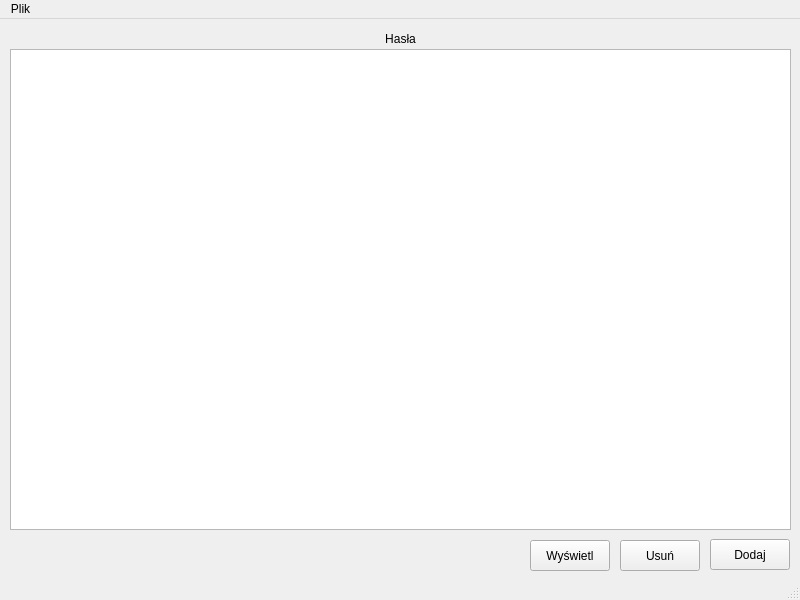
<?xml version="1.0" encoding="UTF-8"?>
<ui version="4.0">
 <class>UnlockedWindow</class>
 <widget class="QMainWindow" name="UnlockedWindow">
  <property name="geometry">
   <rect>
    <x>0</x>
    <y>0</y>
    <width>800</width>
    <height>600</height>
   </rect>
  </property>
  <property name="windowTitle">
   <string>Menedżer haseł</string>
  </property>
  <widget class="QWidget" name="centralwidget">
   <widget class="QLabel" name="label">
    <property name="geometry">
     <rect>
      <x>10</x>
      <y>10</y>
      <width>781</width>
      <height>20</height>
     </rect>
    </property>
    <property name="text">
     <string>Hasła</string>
    </property>
    <property name="alignment">
     <set>Qt::AlignCenter</set>
    </property>
   </widget>
   <widget class="QTableWidget" name="tableWidget">
    <property name="geometry">
     <rect>
      <x>10</x>
      <y>30</y>
      <width>781</width>
      <height>481</height>
     </rect>
    </property>
   </widget>
   <widget class="QPushButton" name="add_button">
    <property name="geometry">
     <rect>
      <x>710</x>
      <y>520</y>
      <width>80</width>
      <height>31</height>
     </rect>
    </property>
    <property name="text">
     <string>Dodaj</string>
    </property>
   </widget>
   <widget class="QPushButton" name="remove_button">
    <property name="geometry">
     <rect>
      <x>620</x>
      <y>521</y>
      <width>80</width>
      <height>31</height>
     </rect>
    </property>
    <property name="text">
     <string>Usuń</string>
    </property>
   </widget>
   <widget class="QPushButton" name="show_button">
    <property name="geometry">
     <rect>
      <x>530</x>
      <y>521</y>
      <width>80</width>
      <height>31</height>
     </rect>
    </property>
    <property name="text">
     <string>Wyświetl</string>
    </property>
   </widget>
  </widget>
  <widget class="QMenuBar" name="menubar">
   <property name="geometry">
    <rect>
     <x>0</x>
     <y>0</y>
     <width>800</width>
     <height>19</height>
    </rect>
   </property>
   <widget class="QMenu" name="menuPlik">
    <property name="title">
     <string>Plik</string>
    </property>
    <addaction name="actionNew"/>
    <addaction name="actionOpen"/>
    <addaction name="actionSaveAs"/>
    <addaction name="actionChangeMasterPassword"/>
    <addaction name="actionLock"/>
    <addaction name="actionClose"/>
   </widget>
   <addaction name="menuPlik"/>
  </widget>
  <widget class="QStatusBar" name="statusbar"/>
  <action name="actionNew">
   <property name="text">
    <string>Nowy</string>
   </property>
  </action>
  <action name="actionOpen">
   <property name="text">
    <string>Otwórz</string>
   </property>
  </action>
  <action name="actionSaveAs">
   <property name="text">
    <string>Zapisz jako</string>
   </property>
  </action>
  <action name="actionChangeMasterPassword">
   <property name="text">
    <string>Zmień hasło główne</string>
   </property>
  </action>
  <action name="actionLock">
   <property name="text">
    <string>Zablokuj</string>
   </property>
  </action>
  <action name="actionClose">
   <property name="text">
    <string>Zamknij</string>
   </property>
  </action>
 </widget>
 <resources/>
 <connections/>
</ui>
